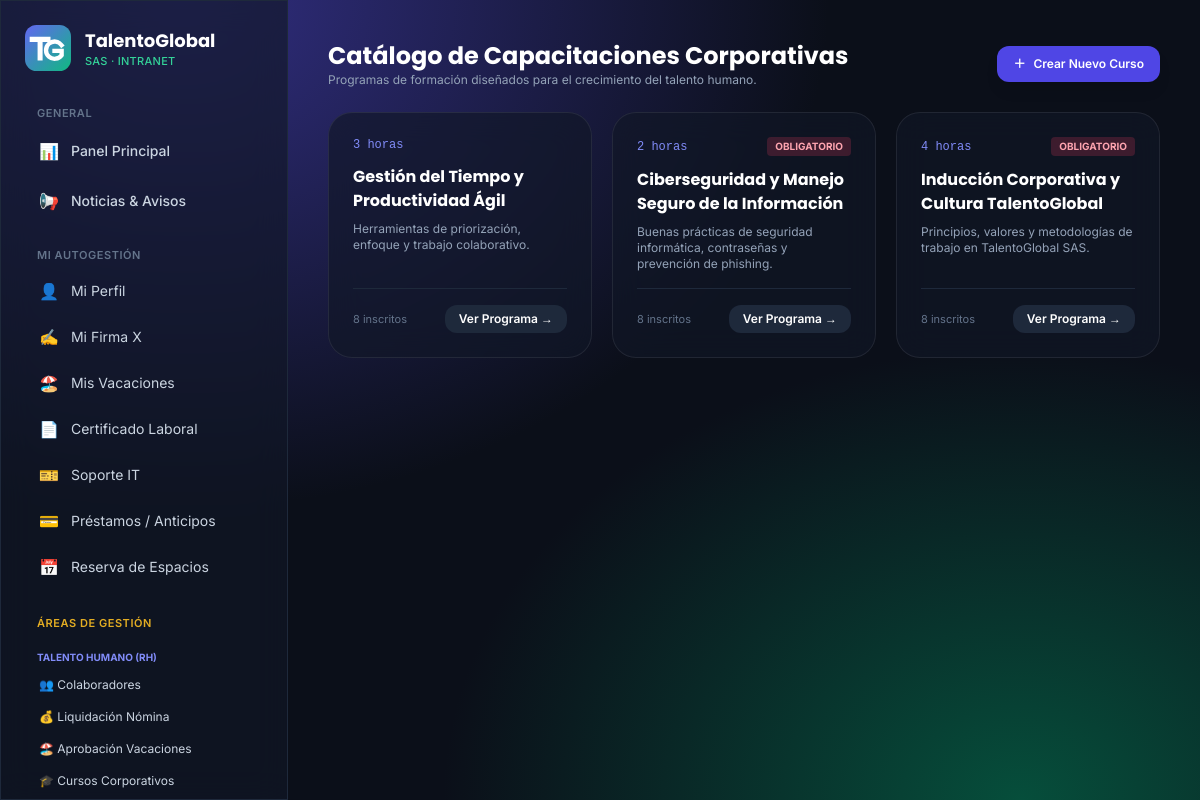
Page /cursos/ (signed in) on the committed database.
### core/models.py (models this page shows, shortened)
class CursoCapacitacion(models.Model):
    titulo = models.CharField(max_length=160)
    descripcion = models.TextField("Descripción", blank=True)
    contenido = models.TextField("Material formativo (texto)", blank=True)
    material_url = models.URLField("Enlace al material", blank=True)
    duracion_horas = models.PositiveSmallIntegerField("Duración (horas)", default=1)
    obligatorio = models.BooleanField(default=False, help_text="Se asigna automáticamente a nuevos colaboradores.")
    activo = models.BooleanField(default=True)
    creado = models.DateTimeField(auto_now_add=True)
    class Meta:
        ordering = ["-creado"]
        verbose_name = "curso de capacitación"

### core/views.py (the view)
# urls.py: path("cursos/", v.CursoList.as_view(), name="curso_list"),
class CursoList(RolRequiredMixin, ListView):
    roles = (RH,)
    model = CursoCapacitacion
    template_name = "core/curso_list.html"
    context_object_name = "cursos"

### core/context_processors.py (called while the page is built)
def empresa(request):
    u = request.user
    ctx = {"EMPRESA": settings.EMPRESA}
    if u.is_authenticated:
        ctx.update(
            es_admin=tiene_acceso(u, (RH,)),  # panel de RH
            es_it=tiene_acceso(u, (IT,)),
            es_fin=tiene_acceso(u, (FIN,)),
            es_ops=tiene_acceso(u, (OPS,)),
            es_lider=tiene_acceso(u, TODOS_LIDERES),
        )
    return ctx

### core/permissions.py (called while the page is built)
def rol_de(user):
    if not user.is_authenticated:
        return None
    if user.is_superuser:
        return Empleado.ROL_ADMIN
    emp = getattr(user, "empleado", None)
    if emp and emp.activo:
        return emp.rol
    return None

def tiene_acceso(user, roles):
    rol = rol_de(user)
    return rol == Empleado.ROL_ADMIN or (rol is not None and rol in roles)

    def dispatch(self, request, *args, **kwargs):
        if request.user.is_authenticated and not tiene_acceso(request.user, self.roles):
            raise PermissionDenied
        return super().dispatch(request, *args, **kwargs)

### templates/core/curso_list.html (shortened to what this page needs)
{% extends "base.html" %}
{% block content %}
<div class="flex flex-wrap items-center justify-between gap-4 mb-6">
  <div>
    <h1 class="font-display text-2xl font-bold text-white">Catálogo de Capacitaciones Corporativas</h1>
    <p class="text-xs text-slate-400">Programas de formación diseñados para el crecimiento del talento humano.</p>
  </div>
  {% if es_admin %}
  <a href="{% url 'curso_create' %}" class="rounded-xl bg-indigo-600 hover:bg-indigo-500 px-4 py-2.5 text-xs font-semibold text-white shadow-lg transition flex items-center gap-2">
    <span>＋</span> Crear Nuevo Curso
  </a>
  {% endif %}
</div>
<div class="grid gap-5 sm:grid-cols-2 lg:grid-cols-3">
  {% for c in cursos %}
  <div class="glass rounded-3xl p-6 flex flex-col justify-between hover:border-indigo-500/40 transition">
    <div>
      <div class="flex justify-between items-center mb-3">
        <span class="text-xs font-mono text-indigo-400">{{ c.duracion_horas }} horas</span>
        {% if c.obligatorio %}<span class="text-[10px] px-2 py-0.5 rounded bg-rose-500/20 text-rose-300 font-bold uppercase">Obligatorio</span>{% endif %}
      </div>
      <h3 class="font-display font-bold text-base text-white mb-2">{{ c.titulo }}</h3>
      <p class="text-xs text-slate-400 line-clamp-3 mb-4">{{ c.descripcion }}</p>
    </div>
    <div class="pt-4 border-t border-slate-800 flex justify-between items-center">
      <span class="text-[11px] text-slate-500">{{ c.asignaciones.count }} inscritos</span>
      <a href="{% url 'curso_detalle' c.pk %}" class="rounded-xl bg-slate-800 hover:bg-slate-700 px-3.5 py-1.5 text-xs font-semibold text-white transition">
        Ver Programa →
      </a>
    </div>
  </div>
  {% empty %}
  <p class="text-slate-500 col-span-3 text-center py-10">No hay cursos registrados en el catálogo.</p>
  {% endfor %}
</div>
{% endblock %}

### templates/base.html (style rules this page uses)
body { background: radial-gradient(ellipse at 15% 0%, #312e81 0%, transparent 45%), radial-gradient(ellipse at 85% 100%, #064e3b 0%, transparent 40%), #0b0f19; background-attachment: fixed; }
.glass { background: rgba(17, 24, 39, 0.65); backdrop-filter: blur(16px); -webkit-backdrop-filter: blur(16px); border: 1px solid rgba(255, 255, 255, 0.08); }

### rows in the picture
CursoCapacitacion: duracion_horas "3", titulo "Gestión del Tiempo y Productividad Ágil", descripcion "Herramientas de priorización, enfoque y trabajo colaborativo.", asignaciones.count "8"
CursoCapacitacion: duracion_horas "2", obligatorio "OBLIGATORIO", titulo "Ciberseguridad y Manejo Seguro de la Información", descripcion "Buenas prácticas de seguridad informática, contraseñas y prevención de phishing.", asignaciones.count "8"
CursoCapacitacion: duracion_horas "4", obligatorio "OBLIGATORIO", titulo "Inducción Corporativa y Cultura TalentoGlobal", descripcion "Principios, valores y metodologías de trabajo en TalentoGlobal SAS.", asignaciones.count "8"
